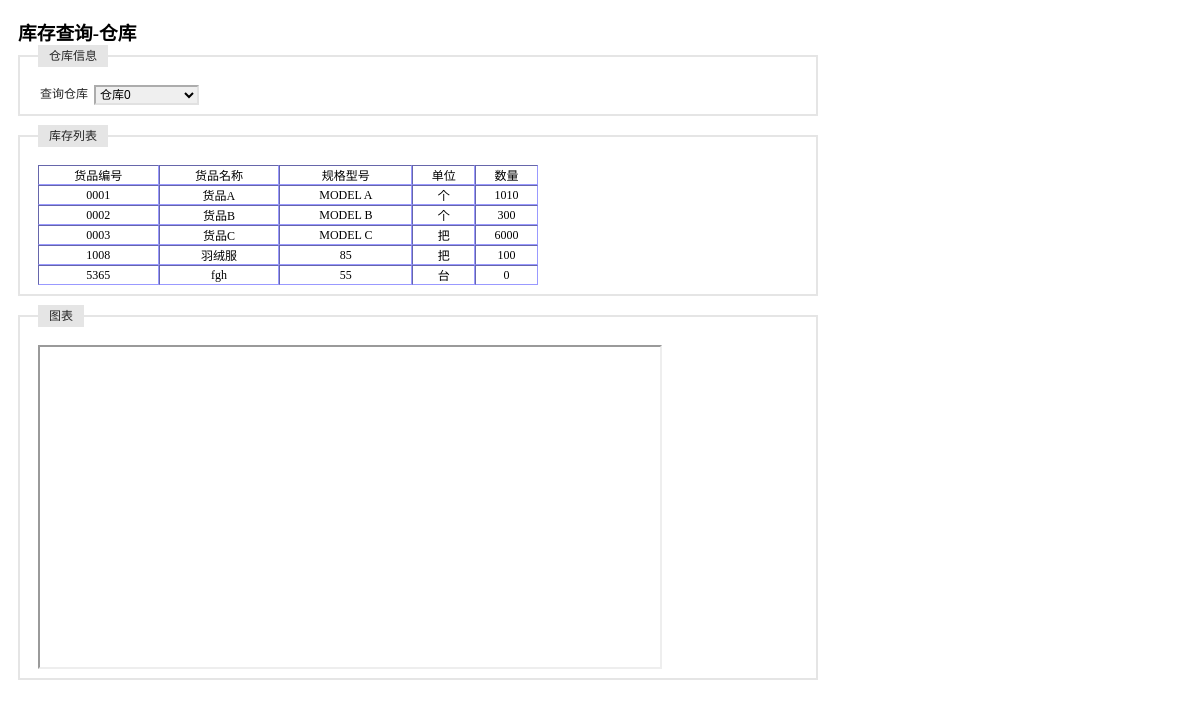
Page /inquire_storage/inquire_storage_warehouse.php (signed in) on the committed database.
### tables this page shows
CREATE TABLE `table_warehouse_0000` (
  `id` varchar(8) NOT NULL,
  `num` int(4) default NULL,
  PRIMARY KEY  (`id`)
);

CREATE TABLE `tb_product` (
  `id` int(4) NOT NULL auto_increment,
  `maintype` varchar(20) NOT NULL,
  `subtype` varchar(20) NOT NULL,
  `name` varchar(20) NOT NULL,
  `encode` varchar(20) NOT NULL,
  `barcode` varchar(20) NOT NULL,
  `size` varchar(20) NOT NULL,
  `unit` varchar(10) NOT NULL,
  `upperlimit` int(4) NOT NULL,
  `lowerlimit` int(4) NOT NULL,
  `inprice` int(4) NOT NULL,
  `outprice` int(4) NOT NULL,
  `tupian` varchar(100) NOT NULL,
  `jianjie` mediumtext NOT NULL,
  `addtime` varchar(20) NOT NULL,
  PRIMARY KEY  (`id`,`encode`,`barcode`)
);

### inquire_storage/inquire_storage_warehouse.php (the view, shortened to what this page needs)
<?php
    $warehouse = $_GET[warehouse];
    $query = "select * from table_warehouse order by name";
    $result_warehouse = mysql_query($query);
    if($warehouse=='')
        $warehouse='0000';
    $query = "select * from table_warehouse_$warehouse order by id asc";
    $result_item = mysql_query($query);
?>
<!DOCTYPE html PUBLIC "-//W3C//DTD XHTML 1.0 Transitional//EN" "http://www.w3.org/TR/xhtml1/DTD/xhtml1-transitional.dtd">
<html xmlns="http://www.w3.org/1999/xhtml">
<head>
</head>
<link rel="stylesheet" type="text/css" href="../css/iframe.css" media="screen" />
<body style="width:800px">
<form id="item_in" name="item_in" method="post" action="../receipt_inout/receipt_out_bg.php" onsubmit=" return checkForm()">
  <h3>库存查询-仓库</h3>
  <fieldset>
  <legend>仓库信息</legend>
  <label>查询仓库</label>
  <select id="warehouse" name="warehouse" onchange="location.href='inquire_storage_warehouse.php?warehouse='+this.value">
    <?php
    while($RS = mysql_fetch_array($result_warehouse))
        if($warehouse == $RS[id])
            echo "<option value='$RS[id]' selected>$RS[name]</option>";
        else
            echo "<option value='$RS[id]'>$RS[name]</option>";
    ?>
  </select>
  </fieldset>
  <fieldset>
  <legend>库存列表</legend>
  <table id="storage" width="500" border="1" cellspacing="0" cellpadding="5" style="font-size:12px; border:thin; border-color:#9999FF ">
    <tr align="center">
      <td>货品编号</td>
      <td>货品名称</td>
      <td>规格型号</td>
      <td>单位</td>
      <td>数量</td>
    </tr>
    <?php
    while($RS = mysql_fetch_array($result_item)){
        echo "<tr align='center'>";
        echo "<td>$RS[id]</td>";
        if(1){
            $query = "select * from tb_product where encode = '$RS[id]'";
            $result_iteminfo = mysql_query($query);
            $RS2 = mysql_fetch_array($result_iteminfo);
            echo "<td>$RS2[name]</td>";
            echo "<td>$RS2[size]</td>";
            echo "<td>$RS2[unit]</td>";
        }
        else{
            echo "<td></td>";
            echo "<td></td>";
            echo "<td></td>";
        }
        echo "<td>$RS[num]</td>";
        echo "</tr>";
    }
    ?>
  </table>
  </fieldset>
    <fieldset>
  <legend>图表</legend>
  <iframe src="/wms/inquire_storage/showcsim.php?warehouse=<?php echo $warehouse;?>" width="620" height="320" />
  </fieldset>
</form>
<p><a href="../basic/company/company_show.php">返回上一页</a></p>
</body>
</html>

### css/iframe.css (style rules this page uses)
* { margin: 0; padding: 0; }
body { background: #FFF; padding: 18px; }
form fieldset { border: #E5E5E5 2px solid; clear: both; margin-bottom: 9px; overflow: hidden; padding: 9px 18px; }
form input, form select { border-color: #ACACAC #E1E1E1 #E1E1E1 #ACACAC; border-style: solid; border-width: 2px; float: left; font-size:12px; margin-right: 6px; width: 105px; }
form label { color: #262626; font: normal 12px/18px Arial, sans-serif; float: left; margin-right: 6px; text-align: right; width: 50px; }
form legend { background: #E5E5E5; color: #262626; font: normal 12px/18px Arial, sans-serif; margin-bottom: 9px; padding: 2px 11px; }

### rows in the picture
table_warehouse_0000: id "0001", tb_product.name "货品A", tb_product.size "MODEL A", tb_product.unit "个", num "1010"
table_warehouse_0000: id "0002", tb_product.name "货品B", tb_product.size "MODEL B", tb_product.unit "个", num "300"
table_warehouse_0000: id "0003", tb_product.name "货品C", tb_product.size "MODEL C", tb_product.unit "把", num "6000"
table_warehouse_0000: id "1008", tb_product.name "羽绒服", tb_product.size "85", tb_product.unit "把", num "100"
table_warehouse_0000: id "5365", tb_product.name "fgh", tb_product.size "55", tb_product.unit "台", num "0"

### other values in the picture
form field warehouse "仓库0"
